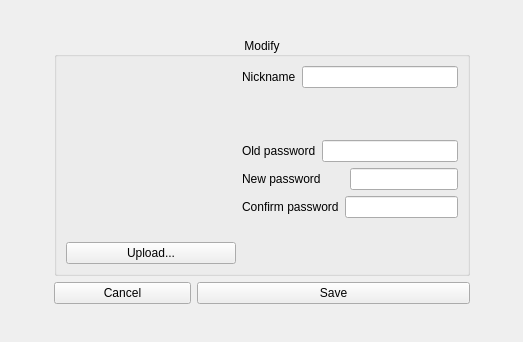
<?xml version="1.0" encoding="UTF-8"?>
<ui version="4.0">
 <class>modify</class>
 <widget class="QWidget" name="modify">
  <property name="geometry">
   <rect>
    <x>0</x>
    <y>0</y>
    <width>523</width>
    <height>342</height>
   </rect>
  </property>
  <property name="windowTitle">
   <string>Form</string>
  </property>
  <layout class="QGridLayout" name="gridLayout_2">
   <item row="0" column="0">
    <layout class="QGridLayout" name="gridLayout">
     <item row="4" column="1" colspan="3">
      <spacer name="verticalSpacer_3">
       <property name="orientation">
        <enum>Qt::Vertical</enum>
       </property>
       <property name="sizeHint" stdset="0">
        <size>
         <width>20</width>
         <height>40</height>
        </size>
       </property>
      </spacer>
     </item>
     <item row="1" column="1" colspan="3">
      <widget class="QGroupBox" name="groupBox">
       <property name="sizePolicy">
        <sizepolicy hsizetype="Expanding" vsizetype="Expanding">
         <horstretch>0</horstretch>
         <verstretch>0</verstretch>
        </sizepolicy>
       </property>
       <property name="title">
        <string>Modify</string>
       </property>
       <property name="alignment">
        <set>Qt::AlignCenter</set>
       </property>
       <layout class="QHBoxLayout" name="horizontalLayout">
        <item>
         <layout class="QVBoxLayout" name="verticalLayout_4">
          <property name="sizeConstraint">
           <enum>QLayout::SetDefaultConstraint</enum>
          </property>
          <item>
           <widget class="QLabel" name="profile_image">
            <property name="minimumSize">
             <size>
              <width>170</width>
              <height>170</height>
             </size>
            </property>
            <property name="maximumSize">
             <size>
              <width>170</width>
              <height>170</height>
             </size>
            </property>
            <property name="text">
             <string/>
            </property>
            <property name="alignment">
             <set>Qt::AlignCenter</set>
            </property>
           </widget>
          </item>
          <item>
           <widget class="QPushButton" name="pushButtonUpload">
            <property name="text">
             <string>Upload...</string>
            </property>
           </widget>
          </item>
         </layout>
        </item>
        <item>
         <layout class="QVBoxLayout" name="verticalLayout_2">
          <item>
           <layout class="QHBoxLayout" name="horizontalLayout_9">
            <item>
             <widget class="QLabel" name="labelNickname">
              <property name="text">
               <string>Nickname</string>
              </property>
             </widget>
            </item>
            <item>
             <widget class="QLineEdit" name="lineEditNickname">
              <property name="styleSheet">
               <string notr="true"/>
              </property>
              <property name="echoMode">
               <enum>QLineEdit::Normal</enum>
              </property>
             </widget>
            </item>
           </layout>
          </item>
          <item>
           <widget class="QLabel" name="labelInfoNick">
            <property name="styleSheet">
             <string notr="true">color:red;
font-style:italic;</string>
            </property>
            <property name="text">
             <string/>
            </property>
           </widget>
          </item>
          <item>
           <layout class="QHBoxLayout" name="horizontalLayout_10">
            <item>
             <widget class="QLabel" name="labelOldPass">
              <property name="text">
               <string>Old password</string>
              </property>
             </widget>
            </item>
            <item>
             <widget class="QLineEdit" name="lineEditOldPass">
              <property name="styleSheet">
               <string notr="true"/>
              </property>
              <property name="text">
               <string/>
              </property>
              <property name="echoMode">
               <enum>QLineEdit::Password</enum>
              </property>
             </widget>
            </item>
           </layout>
          </item>
          <item>
           <layout class="QHBoxLayout" name="horizontalLayout_8">
            <item>
             <widget class="QLabel" name="labelNewPass">
              <property name="text">
               <string>New password       </string>
              </property>
             </widget>
            </item>
            <item>
             <widget class="QLineEdit" name="lineEditNewPass">
              <property name="echoMode">
               <enum>QLineEdit::Password</enum>
              </property>
             </widget>
            </item>
           </layout>
          </item>
          <item>
           <layout class="QHBoxLayout" name="horizontalLayout_11">
            <item>
             <widget class="QLabel" name="labelConfirmPass">
              <property name="text">
               <string>Confirm password</string>
              </property>
             </widget>
            </item>
            <item>
             <widget class="QLineEdit" name="lineEditConfirmPass">
              <property name="echoMode">
               <enum>QLineEdit::Password</enum>
              </property>
             </widget>
            </item>
           </layout>
          </item>
          <item>
           <widget class="QLabel" name="labelInfoPass">
            <property name="styleSheet">
             <string notr="true">color:red;
font-style:italic;</string>
            </property>
            <property name="text">
             <string/>
            </property>
           </widget>
          </item>
         </layout>
        </item>
       </layout>
      </widget>
     </item>
     <item row="2" column="1" rowspan="2">
      <widget class="QPushButton" name="pushButtonCancel">
       <property name="text">
        <string>Cancel</string>
       </property>
       <property name="autoDefault">
        <bool>true</bool>
       </property>
       <property name="default">
        <bool>false</bool>
       </property>
      </widget>
     </item>
     <item row="2" column="2" rowspan="2" colspan="2">
      <widget class="QPushButton" name="pushButtonLogin">
       <property name="text">
        <string>Save</string>
       </property>
       <property name="autoDefault">
        <bool>true</bool>
       </property>
       <property name="default">
        <bool>false</bool>
       </property>
      </widget>
     </item>
     <item row="1" column="4">
      <spacer name="horizontalSpacer_2">
       <property name="orientation">
        <enum>Qt::Horizontal</enum>
       </property>
       <property name="sizeHint" stdset="0">
        <size>
         <width>40</width>
         <height>20</height>
        </size>
       </property>
      </spacer>
     </item>
     <item row="0" column="1" colspan="3">
      <spacer name="verticalSpacer_4">
       <property name="orientation">
        <enum>Qt::Vertical</enum>
       </property>
       <property name="sizeHint" stdset="0">
        <size>
         <width>20</width>
         <height>40</height>
        </size>
       </property>
      </spacer>
     </item>
     <item row="1" column="0">
      <spacer name="horizontalSpacer">
       <property name="orientation">
        <enum>Qt::Horizontal</enum>
       </property>
       <property name="sizeHint" stdset="0">
        <size>
         <width>40</width>
         <height>20</height>
        </size>
       </property>
      </spacer>
     </item>
    </layout>
   </item>
  </layout>
 </widget>
 <resources/>
 <connections/>
</ui>
